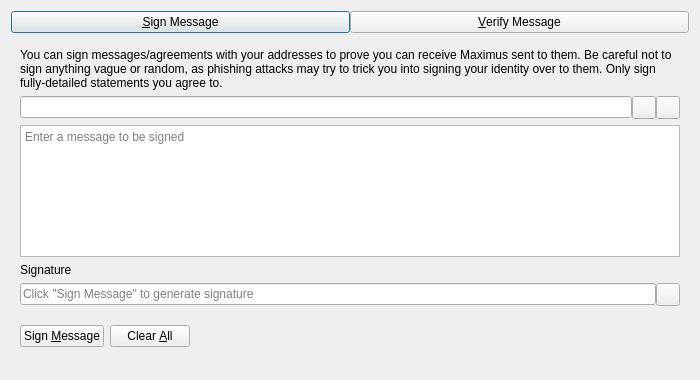
<?xml version="1.0" encoding="UTF-8"?>
<ui version="4.0">
 <class>SignVerifyMessageDialog</class>
 <widget class="QDialog" name="SignVerifyMessageDialog">
  <property name="geometry">
   <rect>
    <x>0</x>
    <y>0</y>
    <width>700</width>
    <height>380</height>
   </rect>
  </property>
  <property name="windowTitle">
   <string>Signatures - Sign / Verify a Message</string>
  </property>
  <property name="modal">
   <bool>true</bool>
  </property>
  <layout class="QVBoxLayout" name="verticalLayout">
   <item>
    <layout class="QHBoxLayout" name="horizontalLayout_Buttons_2">
     <property name="spacing">
      <number>0</number>
     </property>
     <property name="topMargin">
      <number>0</number>
     </property>
     <item>
      <widget class="QPushButton" name="btnSignMessage">
       <property name="text">
        <string>&amp;Sign Message</string>
       </property>
       <property name="checkable">
        <bool>true</bool>
       </property>
      </widget>
     </item>
     <item>
      <widget class="QPushButton" name="btnVerifyMessage">
       <property name="text">
        <string>&amp;Verify Message</string>
       </property>
       <property name="checkable">
        <bool>true</bool>
       </property>
      </widget>
     </item>
    </layout>
   </item>
   <item>
    <widget class="QStackedWidget" name="stackedWidgetSig">
     <property name="minimumSize">
      <size>
       <width>0</width>
       <height>0</height>
      </size>
     </property>
     <property name="currentIndex">
      <number>0</number>
     </property>
     <widget class="QWidget" name="pageSignMessage">
      <layout class="QVBoxLayout" name="verticalLayout_SM">
       <item>
        <widget class="QLabel" name="infoLabel_SM">
         <property name="text">
          <string>You can sign messages/agreements with your addresses to prove you can receive Maximus sent to them. Be careful not to sign anything vague or random, as phishing attacks may try to trick you into signing your identity over to them. Only sign fully-detailed statements you agree to.</string>
         </property>
         <property name="textFormat">
          <enum>Qt::PlainText</enum>
         </property>
         <property name="wordWrap">
          <bool>true</bool>
         </property>
        </widget>
       </item>
       <item>
        <layout class="QHBoxLayout" name="horizontalLayout_1_SM">
         <property name="spacing">
          <number>0</number>
         </property>
         <item>
          <widget class="QValidatedLineEdit" name="addressIn_SM">
           <property name="toolTip">
            <string>The Maximus address to sign the message with</string>
           </property>
          </widget>
         </item>
         <item>
          <widget class="QToolButton" name="addressBookButton_SM">
           <property name="toolTip">
            <string>Choose previously used address</string>
           </property>
           <property name="text">
            <string/>
           </property>
           <property name="shortcut">
            <string>Alt+A</string>
           </property>
          </widget>
         </item>
         <item>
          <widget class="QToolButton" name="pasteButton_SM">
           <property name="toolTip">
            <string>Paste address from clipboard</string>
           </property>
           <property name="text">
            <string/>
           </property>
           <property name="shortcut">
            <string>Alt+P</string>
           </property>
          </widget>
         </item>
        </layout>
       </item>
       <item>
        <widget class="QPlainTextEdit" name="messageIn_SM">
         <property name="toolTip">
          <string>Enter the message you want to sign here</string>
         </property>
         <property name="placeholderText">
          <string>Enter a message to be signed</string>
         </property>
        </widget>
       </item>
       <item>
        <widget class="QLabel" name="signatureLabel_SM">
         <property name="text">
          <string>Signature</string>
         </property>
         <property name="textFormat">
          <enum>Qt::PlainText</enum>
         </property>
        </widget>
       </item>
       <item>
        <layout class="QHBoxLayout" name="horizontalLayout_2_SM">
         <property name="spacing">
          <number>0</number>
         </property>
         <item>
          <widget class="QLineEdit" name="signatureOut_SM">
           <property name="placeholderText">
            <string>Click "Sign Message" to generate signature</string>
           </property>
           <property name="readOnly">
            <bool>true</bool>
           </property>
          </widget>
         </item>
         <item>
          <widget class="QToolButton" name="copySignatureButton_SM">
           <property name="toolTip">
            <string>Copy the current signature to the system clipboard</string>
           </property>
           <property name="text">
            <string/>
           </property>
          </widget>
         </item>
        </layout>
       </item>
       <item>
        <layout class="QHBoxLayout" name="horizontalLayout_3_SM">
         <item>
          <widget class="QPushButton" name="signMessageButton_SM">
           <property name="toolTip">
            <string>Sign the message to prove you own this Maximus address</string>
           </property>
           <property name="text">
            <string>Sign &amp;Message</string>
           </property>
           <property name="autoDefault">
            <bool>false</bool>
           </property>
          </widget>
         </item>
         <item>
          <widget class="QPushButton" name="clearButton_SM">
           <property name="toolTip">
            <string>Reset all sign message fields</string>
           </property>
           <property name="text">
            <string>Clear &amp;All</string>
           </property>
           <property name="autoDefault">
            <bool>false</bool>
           </property>
          </widget>
         </item>
         <item>
          <spacer name="horizontalSpacer_1_SM">
           <property name="orientation">
            <enum>Qt::Horizontal</enum>
           </property>
           <property name="sizeHint" stdset="0">
            <size>
             <width>40</width>
             <height>48</height>
            </size>
           </property>
          </spacer>
         </item>
         <item>
          <widget class="QLabel" name="statusLabel_SM">
           <property name="text">
            <string/>
           </property>
           <property name="wordWrap">
            <bool>true</bool>
           </property>
          </widget>
         </item>
         <item>
          <spacer name="horizontalSpacer_2_SM">
           <property name="orientation">
            <enum>Qt::Horizontal</enum>
           </property>
           <property name="sizeHint" stdset="0">
            <size>
             <width>40</width>
             <height>48</height>
            </size>
           </property>
          </spacer>
         </item>
        </layout>
       </item>
      </layout>
     </widget>
     <widget class="QWidget" name="pageVerifyMessage">
      <layout class="QVBoxLayout" name="verticalLayout_VM">
       <item>
        <widget class="QLabel" name="infoLabel_VM">
         <property name="text">
          <string>Enter the receiver's address, message (ensure you copy line breaks, spaces, tabs, etc. exactly) and signature below to verify the message. Be careful not to read more into the signature than what is in the signed message itself, to avoid being tricked by a man-in-the-middle attack. Note that this only proves the signing party receives with the address, it cannot prove sendership of any transaction!</string>
         </property>
         <property name="textFormat">
          <enum>Qt::PlainText</enum>
         </property>
         <property name="alignment">
          <set>Qt::AlignLeading|Qt::AlignLeft|Qt::AlignTop</set>
         </property>
         <property name="wordWrap">
          <bool>true</bool>
         </property>
        </widget>
       </item>
       <item>
        <layout class="QHBoxLayout" name="horizontalLayout_1_VM">
         <property name="spacing">
          <number>0</number>
         </property>
         <item>
          <widget class="QValidatedLineEdit" name="addressIn_VM">
           <property name="toolTip">
            <string>The Maximus address the message was signed with</string>
           </property>
          </widget>
         </item>
         <item>
          <widget class="QToolButton" name="addressBookButton_VM">
           <property name="toolTip">
            <string>Choose previously used address</string>
           </property>
           <property name="text">
            <string/>
           </property>
           <property name="shortcut">
            <string>Alt+A</string>
           </property>
          </widget>
         </item>
        </layout>
       </item>
       <item>
        <widget class="QPlainTextEdit" name="messageIn_VM">
          <property name="toolTip">
            <string>The signed message to verify</string>
          </property>
          <property name="placeholderText">
            <string>Enter a message to be verified</string>
          </property>
        </widget>
       </item>
       <item>
        <widget class="QValidatedLineEdit" name="signatureIn_VM">
          <property name="toolTip">
            <string>The signature given when the message was signed</string>
          </property>
          <property name="placeholderText">
            <string>Enter a signature for the message to be verified</string>
          </property>
        </widget>
       </item>
       <item>
        <layout class="QHBoxLayout" name="horizontalLayout_2_VM">
         <item>
          <widget class="QPushButton" name="verifyMessageButton_VM">
           <property name="toolTip">
            <string>Verify the message to ensure it was signed with the specified Maximus address</string>
           </property>
           <property name="text">
            <string>Verify &amp;Message</string>
           </property>
           <property name="autoDefault">
            <bool>false</bool>
           </property>
          </widget>
         </item>
         <item>
          <widget class="QPushButton" name="clearButton_VM">
           <property name="toolTip">
            <string>Reset all verify message fields</string>
           </property>
           <property name="text">
            <string>Clear &amp;All</string>
           </property>
           <property name="autoDefault">
            <bool>false</bool>
           </property>
          </widget>
         </item>
         <item>
          <spacer name="horizontalSpacer_1_VM">
           <property name="orientation">
            <enum>Qt::Horizontal</enum>
           </property>
           <property name="sizeHint" stdset="0">
            <size>
             <width>40</width>
             <height>48</height>
            </size>
           </property>
          </spacer>
         </item>
         <item>
          <widget class="QLabel" name="statusLabel_VM">
           <property name="text">
            <string/>
           </property>
           <property name="wordWrap">
            <bool>true</bool>
           </property>
          </widget>
         </item>
         <item>
          <spacer name="horizontalSpacer_2_VM">
           <property name="orientation">
            <enum>Qt::Horizontal</enum>
           </property>
           <property name="sizeHint" stdset="0">
            <size>
             <width>40</width>
             <height>48</height>
            </size>
           </property>
          </spacer>
         </item>
        </layout>
       </item>
      </layout>
     </widget>
    </widget>
   </item>
  </layout>
 </widget>
 <customwidgets>
  <customwidget>
   <class>QValidatedLineEdit</class>
   <extends>QLineEdit</extends>
   <header>qt/qvalidatedlineedit.h</header>
  </customwidget>
 </customwidgets>
 <resources>
  <include location="../maximus.qrc"/>
 </resources>
 <connections/>
</ui>
